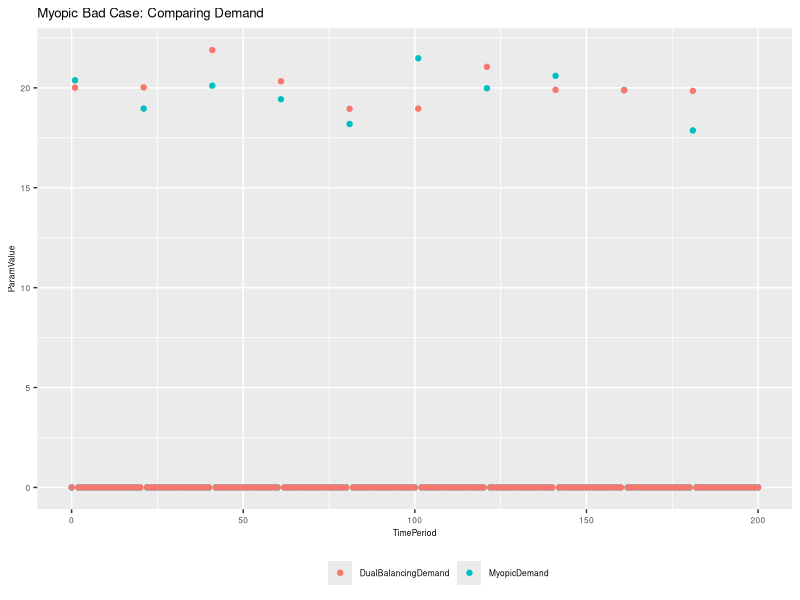
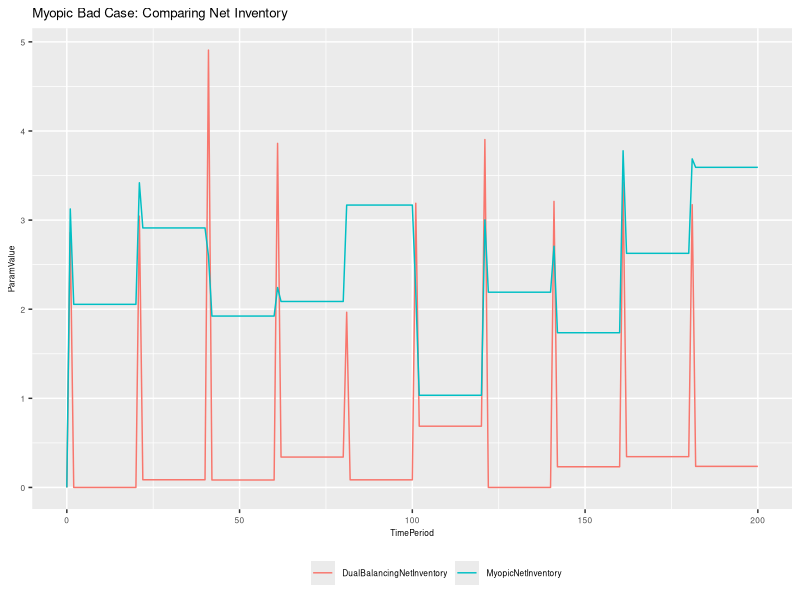
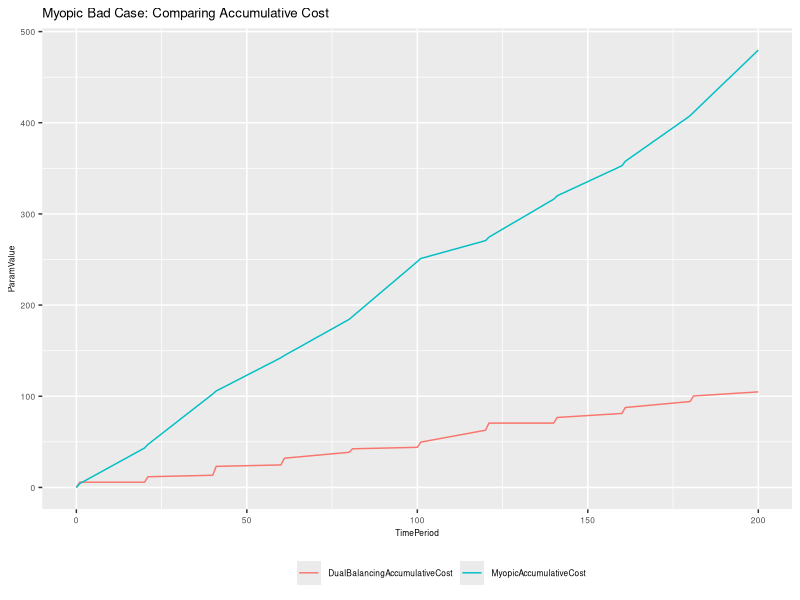
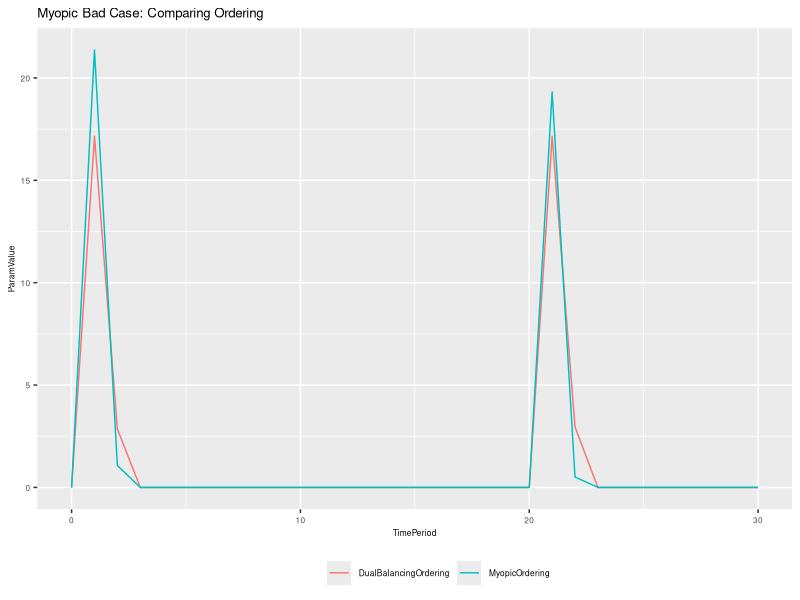
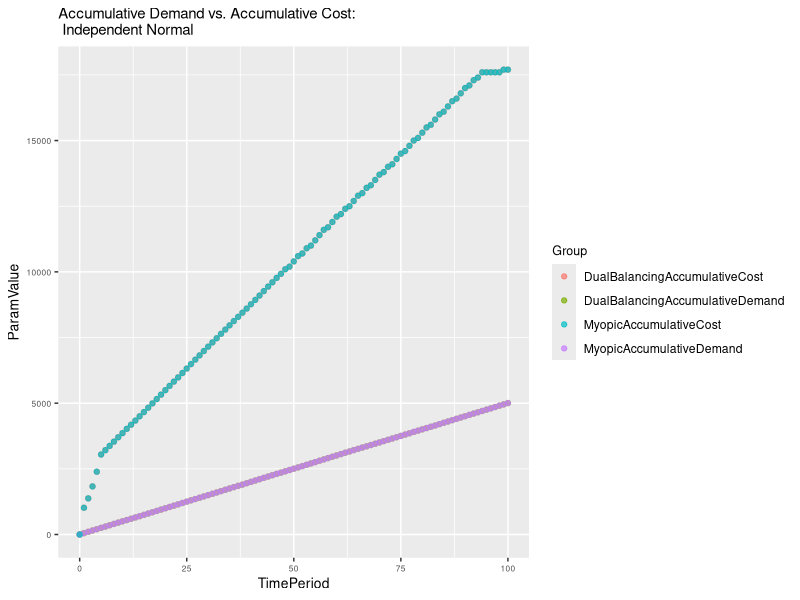
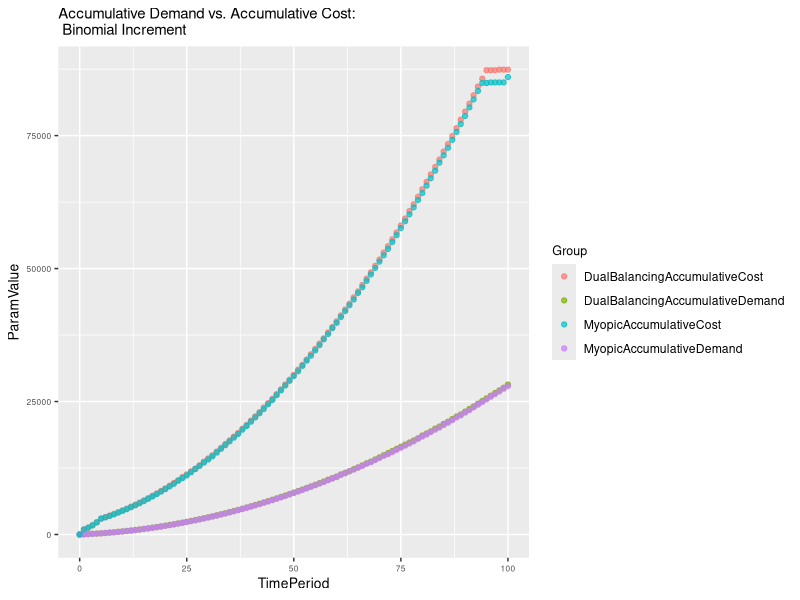
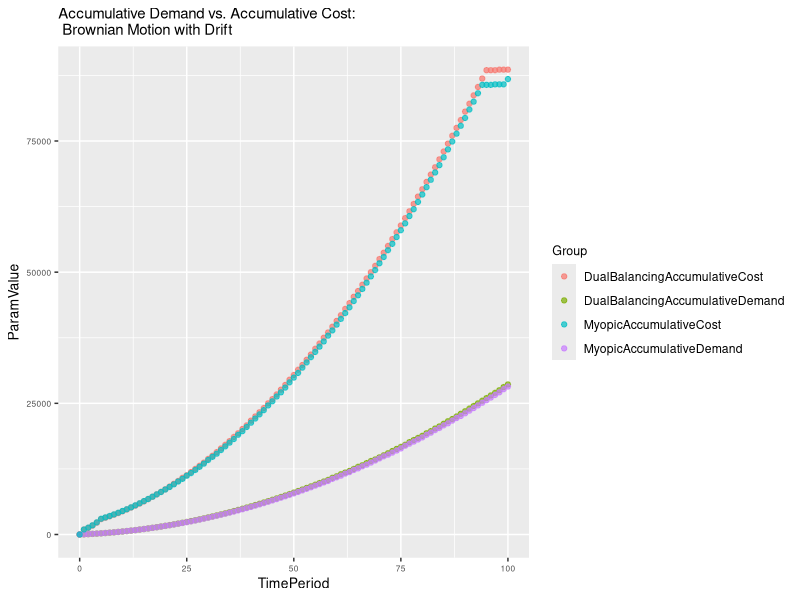
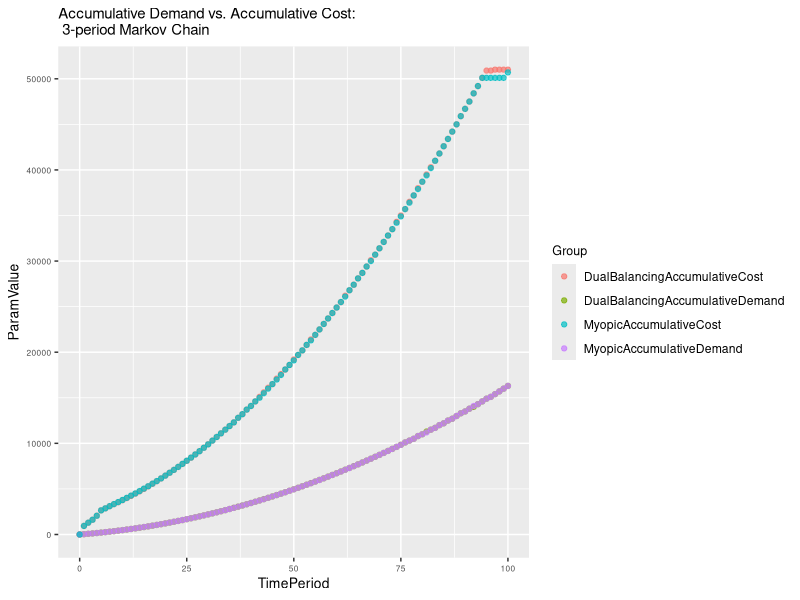

Write R code to recreate these figures, in order. (Note: this script raises an error after producing the figures.)
#TODO: Written in hurry. Clean up this mess and reuse functions

library(ggplot2)

db_illustration <- read.csv("output/db_illustration.csv")
db_ill_NetInventory <- data.frame(TimePeriod = 0:20, ParameterValue=db_illustration$NetInventory, Group = rep("NetInventory", 21))
db_ill_Cost <- data.frame(TimePeriod = 0:20, ParameterValue=db_illustration$Cost, Group = rep("Cost", 21))
db_ill_Demand <- data.frame(TimePeriod = 0:20, ParameterValue=db_illustration$Demand, Group = rep("Demand", 21))
db_ill_Ordering <- data.frame(TimePeriod = 0:20, ParameterValue=db_illustration$Ordering, Group = rep("Ordering", 21))
db_ill_dat <- rbind(db_ill_NetInventory,db_ill_Cost,db_ill_Demand,db_ill_Ordering)
DualBalancingParameters <- ggplot(db_ill_dat, aes(x=TimePeriod, y=ParameterValue, group=Group, colour=Group)) + geom_line(size=1.5) + ggtitle("Dual Balancing Parameters") + theme(axis.text=element_text(size=6),axis.title=element_text(size=6), title=element_text(size=8),legend.position='bottom',legend.title = element_text(color="#ffffff",size=10),legend.text = element_text(size=6))

db_output01 <- read.csv("output/db_output01.csv")
db_output02 <- read.csv("output/db_output02.csv")
db_output03 <- read.csv("output/db_output03.csv")
db_output04 <- read.csv("output/db_output04.csv")

my_output01 <- read.csv("output/my_output01.csv")
my_output02 <- read.csv("output/my_output02.csv")
my_output03 <- read.csv("output/my_output03.csv")
my_output04 <- read.csv("output/my_output04.csv")

myopic_bad_case <- read.csv("output/myopic_bad_case.csv")

tc_to <- read.csv("output/tc_to.csv")
tc_to_y <- (tc_to$TotalCostN/tc_to$TotalOrderingN)
tc_to_y_2 <- (tc_to$TotalCostIN/tc_to$TotalOrderingIN)
tc_to_x <- (0:19)*20
line_1 <- data.frame(TimePeriod = tc_to_x, TotalCostToOrderRatio = tc_to_y, Group = rep("Independent Normal", length(tc_to_x)))
line_2 <- data.frame(TimePeriod = tc_to_x, TotalCostToOrderRatio = tc_to_y_2, Group = rep("Normal Increment", length(tc_to_x)))
tc_to_dat <- rbind(line_1,line_2)
TotalCostToOrderRatio <- ggplot(tc_to_dat, aes(x=TimePeriod, y=TotalCostToOrderRatio, group=Group, colour=Group)) + geom_line(size=1.5)+ylim(2.75,4) + ggtitle("Cost Demand Ratio") + theme(axis.text=element_text(size=6),axis.title=element_text(size=6), title=element_text(size=8),legend.position='bottom',legend.title = element_text(color="#ffffff",size=10),legend.text = element_text(size=6))

net_inv_1 <- read.csv("output/net_inv_1.csv")
net_inv_2 <- read.csv("output/net_inv_2.csv")

ni_1_line_1 <- data.frame(TimePeriod = 0:30, NetInventory = net_inv_1$NetInventory0, Group = rep("x=0", 31))
ni_1_line_2 <- data.frame(TimePeriod = 0:30, NetInventory = net_inv_1$NetInventory20, Group = rep("x=20", 31))
ni_1_line_3 <- data.frame(TimePeriod = 0:30, NetInventory = net_inv_1$NetInventory40, Group = rep("x=40", 31))
ni_1_line_4 <- data.frame(TimePeriod = 0:30, NetInventory = net_inv_1$NetInventory60, Group = rep("x=60", 31))
net_inv_1_dat <- rbind(ni_1_line_1,ni_1_line_2,ni_1_line_3,ni_1_line_4)
NetInventory <- ggplot(net_inv_1_dat, aes(x=TimePeriod, y=NetInventory, group=Group, colour=Group)) + geom_line(size=1) + ggtitle("Net Inventory") + theme(axis.text=element_text(size=6),axis.title=element_text(size=6), title=element_text(size=8),legend.position='bottom',legend.title = element_text(color="#ffffff",size=10),legend.text = element_text(size=6))

ni_2_line_1 <- data.frame(TimePeriod = 0:30, LeadTime = net_inv_2$LeadTime2, Group = rep("L=2", 31))
ni_2_line_2 <- data.frame(TimePeriod = 0:30, LeadTime = net_inv_2$LeadTime4, Group = rep("L=4", 31))
ni_2_line_3 <- data.frame(TimePeriod = 0:30, LeadTime = net_inv_2$LeadTime6, Group = rep("L=6", 31))
ni_2_line_4 <- data.frame(TimePeriod = 0:30, LeadTime = net_inv_2$LeadTime8, Group = rep("L=8", 31))
net_inv_2_dat <- rbind(ni_2_line_1,ni_2_line_2,ni_2_line_3,ni_2_line_4)
LeadTime <- ggplot(net_inv_2_dat, aes(x=TimePeriod, y=LeadTime, group=Group, colour=Group)) + geom_line(size=1) + ggtitle("Lead Time") + theme(axis.text=element_text(size=6),axis.title=element_text(size=6), title=element_text(size=8),legend.position='bottom',legend.title = element_text(color="#ffffff",size=10),legend.text = element_text(size=6))

#dp_output01 <- read.csv("output/dp_output01.csv")
#dp_output02 <- read.csv("output/dp_output02.csv")
#dp_output03 <- read.csv("output/dp_output03.csv")
#dp_output04 <- read.csv("output/dp_output04.csv")

multiplot <- function(..., plotlist=NULL, file, cols=1, layout=NULL) {
  require(grid)
  # Make a list from the ... arguments and plotlist
  plots <- c(list(...), plotlist)
  numPlots = length(plots)
  # If layout is NULL, then use 'cols' to determine layout
  if (is.null(layout)) {
    # Make the panel
    # ncol: Number of columns of plots
    # nrow: Number of rows needed, calculated from # of cols
    layout <- matrix(seq(1, cols * ceiling(numPlots/cols)),
                    ncol = cols, nrow = ceiling(numPlots/cols))
  }
 if (numPlots==1) {
    print(plots[[1]])
  } else {
    # Set up the page
    grid.newpage()
    pushViewport(viewport(layout = grid.layout(nrow(layout), ncol(layout))))
    # Make each plot, in the correct location
    for (i in 1:numPlots) {
      # Get the i,j matrix positions of the regions that contain this subplot
      matchidx <- as.data.frame(which(layout == i, arr.ind = TRUE))
      print(plots[[i]], vp = viewport(layout.pos.row = matchidx$row, layout.pos.col = matchidx$col))
    }
  }
}

g_legend<-function(a.gplot){
  tmp <- ggplot_gtable(ggplot_build(a.gplot))
  leg <- which(sapply(tmp$grobs, function(x) x$name) == "guide-box")
  legend <- tmp$grobs[[leg]]
  return(legend)}

plot_2_graph <- function(y,y_title,y2,y2_title,y_axs_title,nrows,title) {
  line_1 <- data.frame(TimePeriod = 0:nrows, ParamValue = y, Group = rep(y_title, nrows+1))
  line_2 <- data.frame(TimePeriod = 0:nrows, ParamValue = y2, Group = rep(y2_title, nrows+1))
  dat <- rbind(line_1,line_2)
  ggplot(dat, aes(x=TimePeriod, y=ParamValue, group=Group, colour=Group)) + ggtitle(title) + theme(axis.text=element_text(size=6),axis.title=element_text(size=6), title=element_text(size=8),legend.position='bottom',legend.title = element_text(color="#ffffff",size=10),legend.text = element_text(size=6))
}

plot_graph <- function(y,y_title,y2,y2_title,y3,y3_title,y4,y4_title,y_axs_title,nrows,title) {
  line_1 <- data.frame(TimePeriod = 0:nrows, ParamValue = y, Group = rep(y_title, nrows+1))
  line_2 <- data.frame(TimePeriod = 0:nrows, ParamValue = y2, Group = rep(y2_title, nrows+1))
  line_3 <- data.frame(TimePeriod = 0:nrows, ParamValue = y3, Group = rep(y3_title, nrows+1))
  line_4 <- data.frame(TimePeriod = 0:nrows, ParamValue = y4, Group = rep(y4_title, nrows+1))
  dat <- rbind(line_1,line_2,line_3,line_4)
  ggplot(dat, aes(x=TimePeriod, y=ParamValue, group=Group, colour=Group)) + geom_point(size=1.5,alpha=.7) + ggtitle(title) + theme(axis.text=element_text(size=6),axis.title=element_text(size=10), title=element_text(size=9))
}

#Independent Normal
AccumulativeDemandAndCost_Normal <- plot_graph(db_output01$AccumulativeDemand, "DualBalancingAccumulativeDemand", db_output01$AccumulativeCost,"DualBalancingAccumulativeCost",my_output01$AccumulativeDemand,"MyopicAccumulativeDemand",my_output01$AccumulativeCost,"MyopicAccumulativeCost","AccumulativeDemandAndCost",100,"Accumulative Demand vs. Accumulative Cost:\n Independent Normal")
#Binomial Increment
AccumulativeDemandAndCost_Binomial <- plot_graph(db_output02$AccumulativeDemand, "DualBalancingAccumulativeDemand", db_output02$AccumulativeCost,"DualBalancingAccumulativeCost",my_output02$AccumulativeDemand,"MyopicAccumulativeDemand",my_output02$AccumulativeCost,"MyopicAccumulativeCost","AccumulativeDemandAndCost",100,"Accumulative Demand vs. Accumulative Cost:\n Binomial Increment")
#Brownian Motion with Drift
AccumulativeDemandAndCost_Brownian <- plot_graph(db_output03$AccumulativeDemand, "DualBalancingAccumulativeDemand", db_output03$AccumulativeCost,"DualBalancingAccumulativeCost",my_output03$AccumulativeDemand,"MyopicAccumulativeDemand",my_output03$AccumulativeCost,"MyopicAccumulativeCost","AccumulativeDemandAndCost",100,"Accumulative Demand vs. Accumulative Cost:\n Brownian Motion with Drift")
#3-period Markov Chain
AccumulativeDemandAndCost_Markov <- plot_graph(db_output04$AccumulativeDemand, "DualBalancingAccumulativeDemand", db_output04$AccumulativeCost,"DualBalancingAccumulativeCost",my_output04$AccumulativeDemand,"MyopicAccumulativeDemand",my_output04$AccumulativeCost,"MyopicAccumulativeCost","AccumulativeDemandAndCost",100,"Accumulative Demand vs. Accumulative Cost:\n 3-period Markov Chain")

#Independent Normal
DemandAndNetInventory_Normal <- plot_graph(db_output01$Demand, "DualBalancingDemand", db_output01$NetInventory,"DualBalancingNetInventory",my_output01$Demand,"MyopicDemand",my_output01$NetInventory,"MyopicNetInventory","DemandAndNetInventory",100,"Demand vs. Net Inventory:\n Independent Normal")
#Binomial Increment
DemandAndNetInventory_Binomial <- plot_graph(db_output02$Demand, "DualBalancingDemand", db_output02$NetInventory,"DualBalancingNetInventory",my_output02$Demand,"MyopicDemand",my_output02$NetInventory,"MyopicNetInventory","DemandAndNetInventory",100,"Demand vs. Net Inventory:\n Binomial Increment")
#Brownian Motion with Drift
DemandAndNetInventory_Brownian <- plot_graph(db_output03$Demand, "DualBalancingDemand", db_output03$NetInventory,"DualBalancingNetInventory",my_output03$Demand,"MyopicDemand",my_output03$NetInventory,"MyopicNetInventory","DemandAndNetInventory",100,"Demand vs. Net Inventory:\n Brownian Motion with Drift")
#3-period Markov Chain
DemandAndNetInventory_Markov <- plot_graph(db_output04$Demand, "DualBalancingDemand", db_output04$NetInventory,"DualBalancingNetInventory",my_output04$Demand,"MyopicDemand",my_output04$NetInventory,"MyopicNetInventory","DemandAndNetInventory",100,"Demand vs. Net Inventory:\n 3-period Markov Chain")

#Myopic Bad: Demand
MyopicBadDemand <- plot_2_graph(myopic_bad_case$DemandMY, "MyopicDemand", myopic_bad_case$DemandDB,"DualBalancingDemand","blah",200,"Myopic Bad Case: Comparing Demand") + geom_point()
#Myopic Bad: Net Inventory
MyopicBadNetInventory <- plot_2_graph(myopic_bad_case$NetInventoryMY, "MyopicNetInventory", myopic_bad_case$NetInventoryDB,"DualBalancingNetInventory","blah",200,"Myopic Bad Case: Comparing Net Inventory") + geom_line()
#Myopic Bad: Cumulative Cost
MyopicBadAccumulativeCost <- plot_2_graph(myopic_bad_case$AccumulativeCostMY, "MyopicAccumulativeCost", myopic_bad_case$AccumulativeCostDB,"DualBalancingAccumulativeCost","blah",200,"Myopic Bad Case: Comparing Accumulative Cost") + geom_line()
#Myopic Bad: Ordering
MyopicBadOrdering <- plot_2_graph(myopic_bad_case$OrderingMY, "MyopicOrdering", myopic_bad_case$OrderingDB,"DualBalancingOrdering","blah",200,"Myopic Bad Case: Comparing Ordering")+xlim(0,30) + geom_line()

ggsave(MyopicBadDemand,file="figures/MyopicBadDemand.png", scale=.5)
ggsave(MyopicBadNetInventory,file="figures/MyopicBadNetInventory.png", scale=.5)
ggsave(MyopicBadAccumulativeCost,file="figures/MyopicBadAccumulativeCost.png", scale=.5)
ggsave(MyopicBadOrdering,file="figures/MyopicBadOrdering.png", scale=.5)
ggsave(AccumulativeDemandAndCost_Normal,file="figures/AccumulativeDemandAndCost_Normal.png", scale=.5)
ggsave(AccumulativeDemandAndCost_Binomial,file="figures/AccumulativeDemandAndCost_Binomial.png", scale=.5)
ggsave(AccumulativeDemandAndCost_Brownian,file="figures/AccumulativeDemandAndCost_Brownian.png", scale=.5)
ggsave(AccumulativeDemandAndCost_Markov,file="figures/AccumulativeDemandAndCost_Markov.png", scale=.5)
ggsave(DemandAndNetInventory_Normal,file="figures/DemandAndNetInventory_Normal.png", scale=.5)
ggsave(DemandAndNetInventory_Binomial,file="figures/DemandAndNetInventory_Binomial.png", scale=.5)
ggsave(DemandAndNetInventory_Brownian,file="figures/DemandAndNetInventory_Brownian.png", scale=.5)
ggsave(DemandAndNetInventory_Markov,file="figures/DemandAndNetInventory_Markov.png", scale=.5)
ggsave(DualBalancingParameters,file="figures/DualBalancingParameters.png", scale=.5)
ggsave(TotalCostToOrderRatio,file="figures/TotalCostToOrderRatio.png", scale=.5)

ggsave(NetInventory,file="figures/NetInventory.png", scale=.5)
ggsave(LeadTime,file="figures/LeadTime.png", scale=.5)

multiplot(p1,p2,p3,p4,cols=2)
#multiplot(q1,q2,q3,q4,cols=2)
